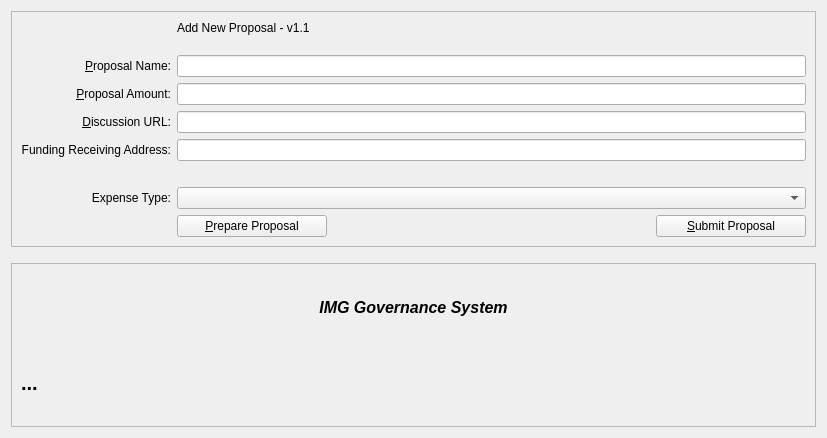
<?xml version="1.0" encoding="UTF-8"?>
<ui version="4.0">
 <class>ProposalAddDialog</class>
 <widget class="QWidget" name="ProposalAddDialog">
  <property name="geometry">
   <rect>
    <x>0</x>
    <y>0</y>
    <width>827</width>
    <height>438</height>
   </rect>
  </property>
  <layout class="QVBoxLayout" name="verticalLayout" stretch="0,0,1">
   <item>
    <widget class="QFrame" name="frame2">
     <property name="sizePolicy">
      <sizepolicy hsizetype="Preferred" vsizetype="Expanding">
       <horstretch>0</horstretch>
       <verstretch>0</verstretch>
      </sizepolicy>
     </property>
     <property name="frameShape">
      <enum>QFrame::StyledPanel</enum>
     </property>
     <property name="frameShadow">
      <enum>QFrame::Sunken</enum>
     </property>
     <layout class="QVBoxLayout" name="verticalLayout_3">
      <item>
       <layout class="QGridLayout" name="gridLayout">
        <item row="8" column="0">
         <widget class="QLabel" name="label_4">
          <property name="text">
           <string/>
          </property>
         </widget>
        </item>
        <item row="5" column="2">
         <widget class="QLineEdit" name="txtAmount">
          <property name="toolTip">
           <string>Proposal Amount</string>
          </property>
          <property name="inputMethodHints">
           <set>Qt::ImhDigitsOnly</set>
          </property>
         </widget>
        </item>
        <item row="5" column="0">
         <widget class="QLabel" name="label_212">
          <property name="toolTip">
           <string>Enter Proposal Amount</string>
          </property>
          <property name="text">
           <string>&amp;Proposal Amount:</string>
          </property>
          <property name="alignment">
           <set>Qt::AlignRight|Qt::AlignTrailing|Qt::AlignVCenter</set>
          </property>
          <property name="buddy">
           <cstring>txtAmount</cstring>
          </property>
         </widget>
        </item>
        <item row="6" column="2">
         <widget class="QLineEdit" name="txtURL">
          <property name="toolTip">
           <string>Discussion URL</string>
          </property>
         </widget>
        </item>
        <item row="6" column="0">
         <widget class="QLabel" name="label_22">
          <property name="toolTip">
           <string>Discussion URL</string>
          </property>
          <property name="text">
           <string>&amp;Discussion URL:</string>
          </property>
          <property name="alignment">
           <set>Qt::AlignRight|Qt::AlignTrailing|Qt::AlignVCenter</set>
          </property>
          <property name="buddy">
           <cstring>txtURL</cstring>
          </property>
         </widget>
        </item>
        <item row="4" column="2">
         <widget class="QLineEdit" name="txtName">
          <property name="toolTip">
           <string>Enter Proposal Name</string>
          </property>
         </widget>
        </item>
        <item row="2" column="2">
         <widget class="QLabel" name="label_5">
          <property name="text">
           <string>Add New Proposal - v1.1&lt;br&gt;</string>
          </property>
         </widget>
        </item>
        <item row="4" column="0">
         <widget class="QLabel" name="label_2">
          <property name="toolTip">
           <string>Enter Proposal Name</string>
          </property>
          <property name="text">
           <string>&amp;Proposal Name:</string>
          </property>
          <property name="alignment">
           <set>Qt::AlignRight|Qt::AlignTrailing|Qt::AlignVCenter</set>
          </property>
          <property name="buddy">
           <cstring>txtName</cstring>
          </property>
         </widget>
        </item>
        <item row="11" column="2">
         <layout class="QHBoxLayout" name="horizontalLayout">
          <item>
           <widget class="QPushButton" name="btnSubmit">
            <property name="minimumSize">
             <size>
              <width>150</width>
              <height>0</height>
             </size>
            </property>
            <property name="text">
             <string>&amp;Prepare Proposal</string>
            </property>
           </widget>
          </item>
          <item>
           <spacer name="horizontalSpacer">
            <property name="orientation">
             <enum>Qt::Horizontal</enum>
            </property>
            <property name="sizeHint" stdset="0">
             <size>
              <width>40</width>
              <height>20</height>
             </size>
            </property>
           </spacer>
          </item>
         <item>
           <widget class="QPushButton" name="btnFinal">
            <property name="minimumSize">
             <size>
              <width>150</width>
              <height>0</height>
             </size>
            </property>
            <property name="text">
             <string>&amp;Submit Proposal</string>
            </property>
            <property name="visible">
             <bool>false</bool>
            </property>
           </widget>
          </item>
         </layout>
        </item>
        <item row="11" column="0">
         <widget class="QLabel" name="label_7">
          <property name="text">
           <string/>
          </property>
         </widget>
        </item>
        <item row="9" column="2">
         <widget class="QComboBox" name="cmbExpenseType"/>
        </item>
        <item row="9" column="0">
         <widget class="QLabel" name="label_31">
          <property name="toolTip">
           <string>Expense Type</string>
          </property>
          <property name="text">
           <string>Expense Type:</string>
          </property>
          <property name="alignment">
           <set>Qt::AlignRight|Qt::AlignTrailing|Qt::AlignVCenter</set>
          </property>
         </widget>
        </item>
        <item row="7" column="2">
         <widget class="QLineEdit" name="txtAddress">
          <property name="toolTip">
           <string>Address</string>
          </property>
          <property name="inputMethodHints">
           <set>Qt::ImhNone</set>
          </property>
          <property name="echoMode">
           <enum>QLineEdit::Normal</enum>
          </property>
         </widget>
        </item>
        <item row="7" column="0">
         <widget class="QLabel" name="label194">
          <property name="toolTip">
           <string>Receiving Address</string>
          </property>
          <property name="text">
           <string>Funding Receiving Address:</string>
          </property>
          <property name="alignment">
           <set>Qt::AlignRight|Qt::AlignTrailing|Qt::AlignVCenter</set>
          </property>
         </widget>
        </item>
       </layout>
      </item>
     </layout>
    </widget>
   </item>
   <item>
    <spacer name="verticalSpacer_2">
     <property name="orientation">
      <enum>Qt::Vertical</enum>
     </property>
     <property name="sizeHint" stdset="0">
      <size>
       <width>20</width>
       <height>10</height>
      </size>
     </property>
    </spacer>
   </item>
   <item>
    <widget class="QFrame" name="frame">
     <property name="sizePolicy">
      <sizepolicy hsizetype="Preferred" vsizetype="Expanding">
       <horstretch>0</horstretch>
       <verstretch>0</verstretch>
      </sizepolicy>
     </property>
     <property name="frameShape">
      <enum>QFrame::StyledPanel</enum>
     </property>
     <property name="frameShadow">
      <enum>QFrame::Raised</enum>
     </property>
     <layout class="QVBoxLayout" name="verticalLayout_2">
      <item>
       <widget class="QLabel" name="label_6">
        <property name="font">
         <font>
          <weight>75</weight>
          <bold>true</bold>
         </font>
        </property>
        <property name="text">
         <string>&lt;html&gt;&lt;head/&gt;&lt;body&gt;&lt;p align=&quot;center&quot;&gt;&lt;span style=&quot; font-size:12pt; font-style:italic;&quot;&gt;IMG Governance System&lt;/span&gt;&lt;/p&gt;&lt;/body&gt;&lt;/html&gt;</string>
        </property>
       </widget>
      </item>
      <item>
       <layout class="QHBoxLayout" name="horizontalLayout_2">
        <item>
         <widget class="QLabel" name="txtInfo">
          <property name="font">
           <font>
            <pointsize>15</pointsize>
            <weight>75</weight>
            <bold>true</bold>
           </font>
          </property>
          <property name="text">
           <string>...</string>
          </property>
         </widget>
        </item>
        <item>
         <spacer name="horizontalSpacer_2">
          <property name="orientation">
           <enum>Qt::Horizontal</enum>
          </property>
          <property name="sizeHint" stdset="0">
           <size>
            <width>40</width>
            <height>20</height>
           </size>
          </property>
         </spacer>
        </item>
       </layout>
      </item>
     </layout>
    </widget>
   </item>
  </layout>
 </widget>
 <tabstops>
  <tabstop>txtName</tabstop>
  <tabstop>txtAmount</tabstop>
  <tabstop>txtURL</tabstop>
  <tabstop>txtAddress</tabstop>
  <tabstop>cmbExpenseType</tabstop>
  <tabstop>btnSubmit</tabstop>
 </tabstops>
 <resources>
  <include location="../imagecoin.qrc"/>
 </resources>
 <connections/>
</ui>
